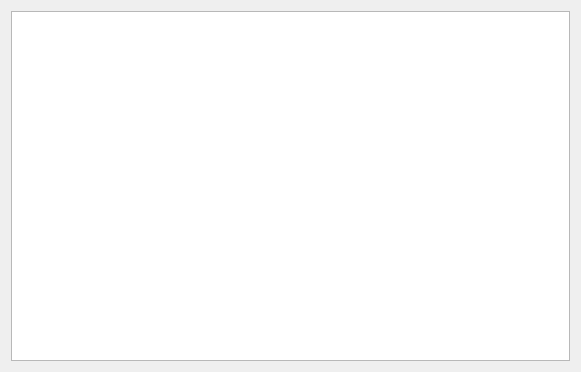
<?xml version="1.0" encoding="UTF-8"?>
<ui version="4.0">
 <class>MdiChild</class>
 <widget class="QWidget" name="MdiChild">
  <property name="geometry">
   <rect>
    <x>0</x>
    <y>0</y>
    <width>581</width>
    <height>372</height>
   </rect>
  </property>
  <property name="windowTitle">
   <string>Form</string>
  </property>
  <layout class="QVBoxLayout" name="verticalLayout">
   <item>
    <widget class="QGraphicsView" name="graphicsView"/>
   </item>
  </layout>
 </widget>
 <resources/>
 <connections/>
</ui>
